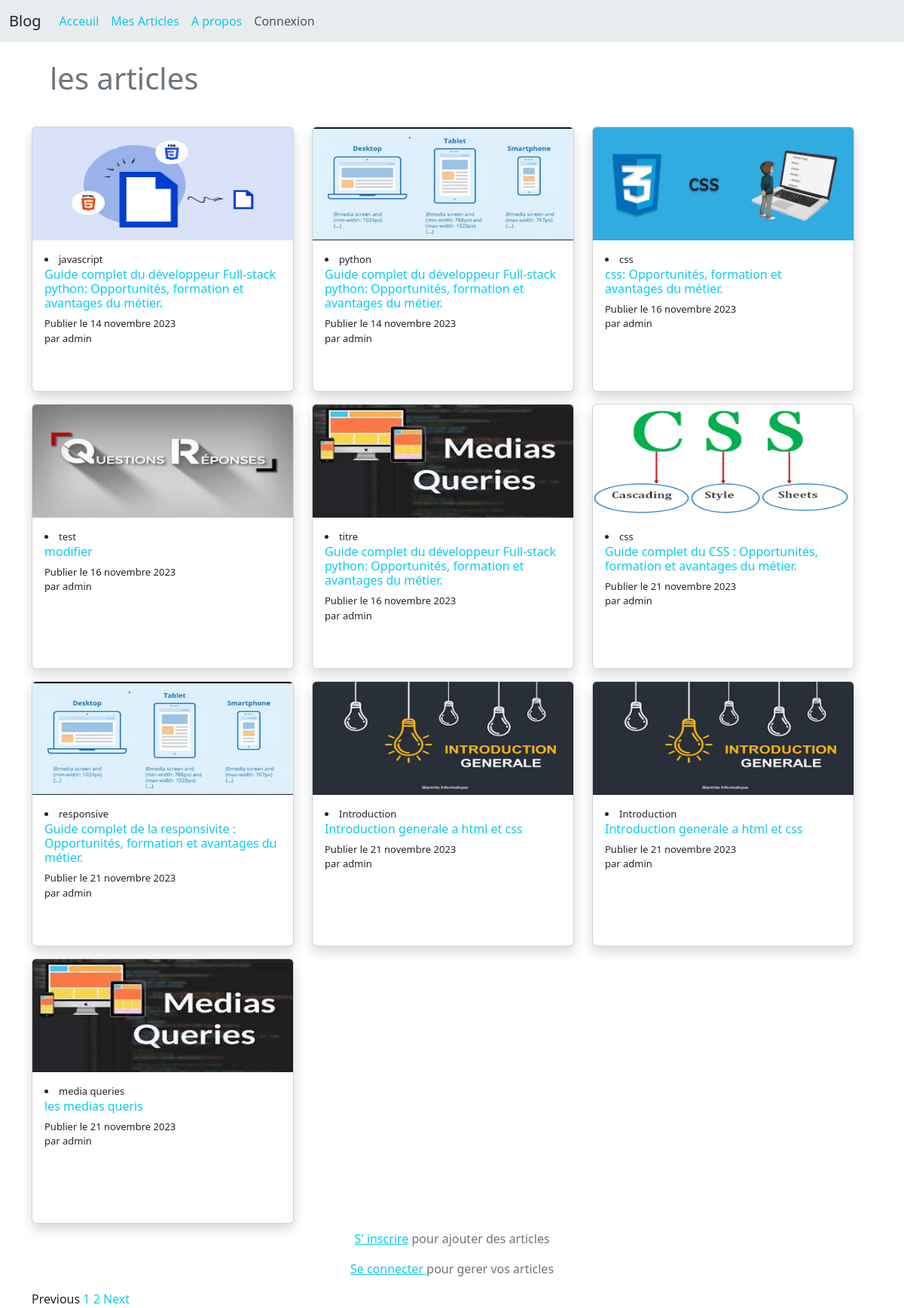
Before: / with the older database file.
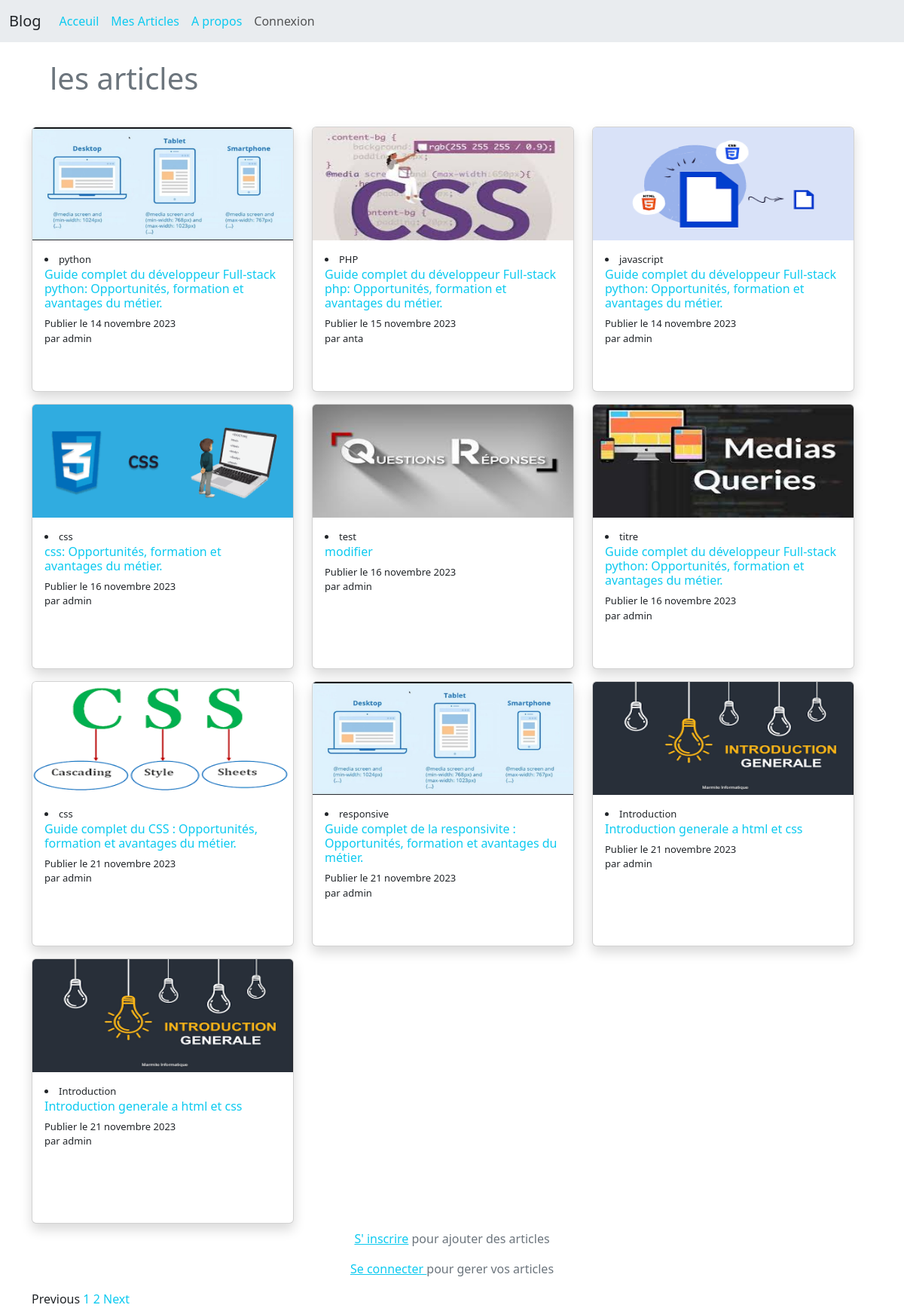
After: the same page with the newer database file.
### articles/models.py (models this page shows, shortened)
class Article (models.Model):
    image = models.ImageField(null=True, blank=True, upload_to='images/')
    title = models.CharField( max_length=150)
    summary = models.CharField( max_length=500)
    content = RichTextField(blank=True)
    author = models.ForeignKey(User, on_delete=models.CASCADE)
    creation_date = models.DateField(auto_now_add=True)
    last_update = models.DateField(auto_now=True)
    archive = models.BooleanField(default=False)
    class Meta:
        ordering = ['-creation_date']

### articles/views.py (the view)
# urls.py: path('',home, name='index'),
def home(request):
    object_list = Article.objects.filter(archive=False).order_by('-last_update')
    page_num = request.GET.get('page', 1)
    paginator = Paginator(object_list, 10) # 10 articles / page
    try:
        page_obj = paginator.page(page_num)
    except PageNotAnInteger:
        page_obj = paginator.page(1)
    except EmptyPage:
        page_obj = paginator.page(paginator.num_pages)
    return render(request, 'pages/index.html', {'page_obj': page_obj})

### templates/pages/index.html (shortened to what this page needs)
{% extends "base.html" %}
{% block contenu %}
<div class="row  ">
    <div class=" col m-4">
            <h1 class="h1 text-secondary"> les articles </h1>
    </div>
  {% if page_obj  %}
  <div class="row">
  {% for  article in page_obj %}
            <div class="col-lg-4 col-xs-1 col-sm-6 my-2" >
                <a href="{% url 'details' article.id %}" style="text-decoration:none ;font-size: small;" >
                    <div class="card shadow "  >
                      {% if  article.image %}
                      <img class="card-img-top" src="{{ article.image.url}}" alt="Card image cap" style="height:150px ;">
                      {% endif %}
                        <div class="card-body  overflow-auto " style="height: 200px;">
                            <li class="card-text ">{{article.title}}</li>
                            <p class=" h6 card-title text-info">{{article.summary}}</p>
                            <p class="card-text" >Publier  le {{article.creation_date}} <br>par {{article.author}}</p>
                        </div>
                    </div>
                </a>
            </div>
    {% endfor %}
</div>
  {% endif %}
  <div>
    {% if request.user.is_authenticated %}
          <div class="d-flex justify-content-center">
            <p class="alert alert-info  text-center">{{request.user}}
              connecté</p>
          </div>
      {%else%}
    <div class=" text-center  ">
      <p class=" text-secondary"><a class="text-info" href="{% url 'register'%}">S' inscrire</a>  pour ajouter des articles</p>
       <p class=" text-secondary"><a class="text-info" href="{% url 'login'%}"> Se connecter </a> pour gerer vos articles</p>
    </div>
    {% endif %}
    {% include "partials/pagination.html" %}
  </div>
</div>
{% endblock contenu %}

### templates/base.html (shortened to what this page needs)
<!DOCTYPE html>
{% load static %}
<html lang="en">
<head>
    <link rel="stylesheet" href="{% static 'css/bootstrap_min.css'%}">
</head>
<body>
  {% include "partials/header.html" %}
  <div class="container">
    {% block contenu %}
    {% endblock  %}
  </div>
</body>
</html>

### templates/partials/header.html (shortened to what this page needs)
<nav class="navbar navbar-expand-lg bg-body-secondary">
    <div class="container-fluid ">
      <a class="navbar-brand   text-dark" href="{% url 'index'%}">Blog</a>
      <div class="collapse navbar-collapse" id="navbarSupportedContent">
        <ul class="navbar-nav ml-auto">
          <li class="nav-item">
            <a class="nav-link active  text-info" aria-current="page" href="{% url 'index'%}">Acceuil</a>
          </li>
           <li class="nav-item">
          <a class="nav-link  text-info" href="{% url 'list_articles'%}">Mes Articles</a>
          </li>
          <li class="nav-item">
          <a class="nav-link  text-info" href="{% url 'about'%}">A propos</a>
          </li>
          {% if request.user.is_authenticated %}
          <li class="nav-item ">
            <a class="nav-link text-dark" href="{% url 'logout'%}">Deconnexion</a>
          </li>
          {% else %}
          <li class="nav-item ">
            <a class="nav-link" href="{% url 'login'%}">Connexion</a>
          </li>
          {% endif %}
      </div>
    </div>
  </nav>

### templates/partials/pagination.html
{% if page_obj.has_previous %}
 <a href="?page={{ page_obj.previous_page_number }}" class="text-info" style="text-decoration:none">Previous</a>
{% else %}
  <a>Previous</a>
{% endif %}
{% for i in page_obj.paginator.page_range %}
  {% if page_obj.number == i %}
    <a href="#" class="text-info" style="text-decoration:none">{{ i }} </a>
  {% else %}
    <a href="?page={{ i }}" class="text-info" style="text-decoration:none">{{ i }}</a>
  {% endif %}
{% endfor %}
{% if page_obj.has_next %}
  <a href="?page={{ page_obj.next_page_number }}" class="text-info" style="text-decoration:none">Next</a>
{% else %}
  <a>Next</a>
{% endif %}

Changed rows visible on the page:
no longer on this page (row unchanged): Article: image (picture), title "media queries", summary "les medias queris", creation_date "21 novembre 2023", author "admin"
changed Article "python": moves up the list
now on this page (row edited): Article: image (picture), title "PHP", summary "Guide complet du développeur Full-stack php: Opportunités, formation et avantages du métier.", creation_date "15 novembre 2023", author "anta"
